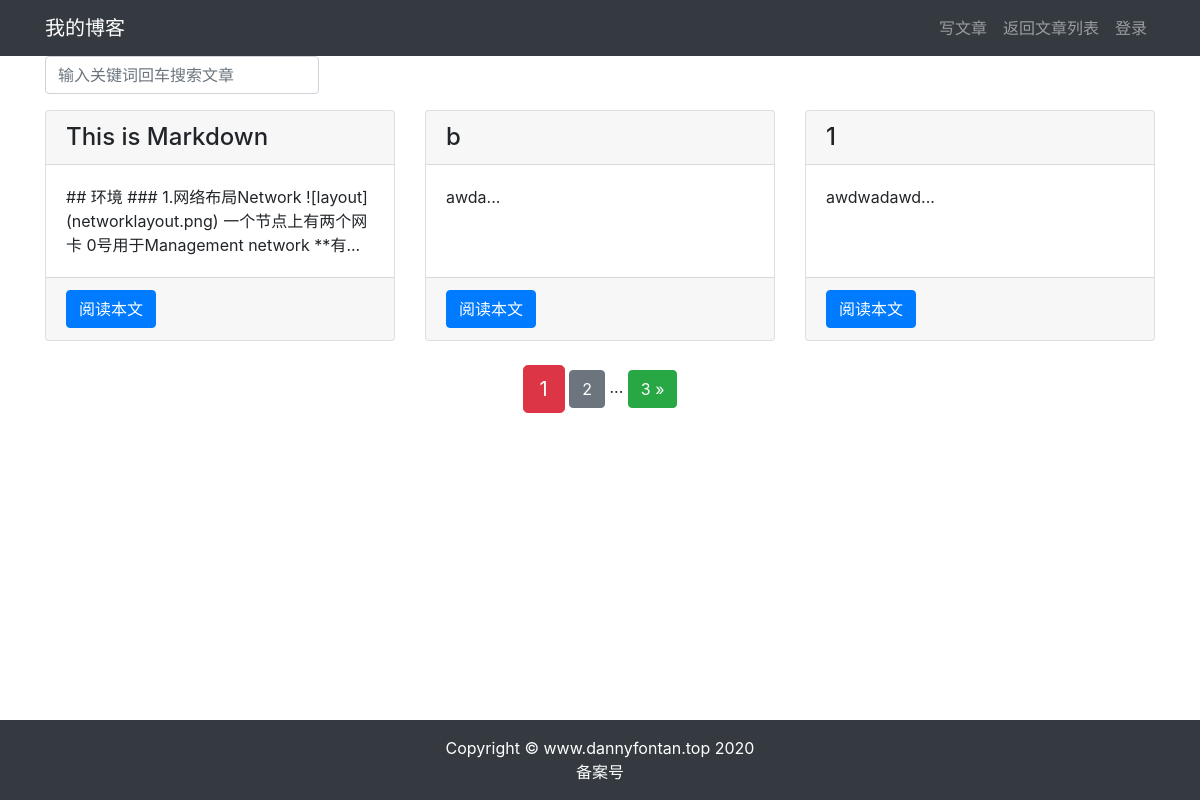
/article/article_list/, run on an earlier commit of the app's database.
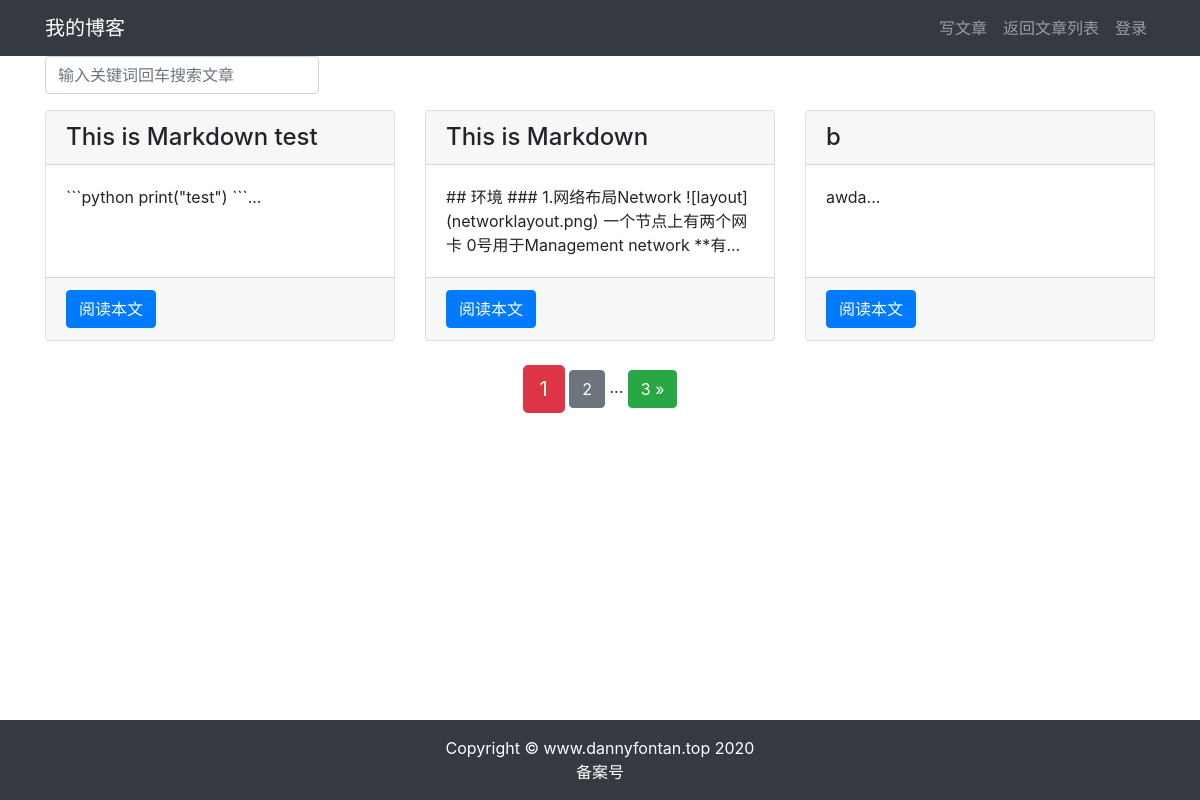
And on a later commit of the database.
### article/models.py (models this page shows, shortened)
class Article(models.Model):
    author = models.ForeignKey(User, on_delete=models.CASCADE)
    title = models.CharField(max_length=100)
    body = models.TextField()
    created = models.DateTimeField(default=timezone.now)
    updated = models.DateTimeField(auto_now=True)
    class Meta:
        ordering = ('-updated',)

### article/views.py (the view)
# urls.py: path('article_list/', views.article_list, name='article_list'),
def article_list(request):
    search = request.GET.get('search')
    if search:
        article_list = Article.objects.filter(
            Q(title__icontains=search) |
            Q(body__icontains=search)
        ).order_by('-created')
    else:
        search = ''
        article_list = Article.objects.all().order_by('-created')
    paginator = Paginator(article_list, 3)
    page = request.GET.get('page')
    articles = paginator.get_page(page)
    context = {'articles': articles, 'search': search}
    return render(request, 'article/list.html', context)

### templates/article/list.html (shortened to what this page needs)
{% extends "base.html" %}
{% load staticfiles %}
{% block content %}
<div class="container">
    <div class="row">
        <div class="col-auto mr-auto">
            <form class="form-inline" >
                <input type="text"
                    class="form-control mb-2 mr-sm-2"
                    name="search"
                    placeholder="输入关键词回车搜索文章"
                    required
                >
            </form>
        </div>
    </div>
    <div class="row mt-2">
        {% for article in articles %}
        <div class="col-4 mb-4">
            <div class="card h-100">
                <h4 class="card-header">{{ article.title }}</h4>
                <div class="card-body">
                    <p class="card-text">{{ article.body|slice:'100' }}...</p>
                </div>
                <div class="card-footer">
                    <a href="{% url 'article:article_detail' article.id %}" class="btn btn-primary">阅读本文</a>
                </div>
            </div>
        </div>
        {% endfor %}
    </div>
    <div class="pagination row">
        <div class="m-auto">
            <span class="step-links">
                <span class="current btn btn-danger btn-lg">
                    {{ articles.number }}
                </span>
                {% if articles.has_next %}
                    <a href="?page={{ articles.next_page_number }}&search={{ search }}"
                       class="btn btn-secondary"
                    >
                        {{ articles.next_page_number }}
                    </a>
                    <span>...</span>
                    <a href="?page={{ articles.paginator.num_pages }}&search={{ search }}"
                       class="btn btn-success"
                    >
                        {{ articles.paginator.num_pages }} &raquo;
                    </a>
                {% endif %}
            </span>
        </div>
    </div>
</div>
{% endblock content %}

### templates/base.html (shortened to what this page needs)
    使用 Django 3 学习的读者改为 {% load static %}
{% load staticfiles %}
<!DOCTYPE html>
<html lang="zh-cn">
<head>
    <link rel="stylesheet" href="{% static 'bootstrap/css/bootstrap.min.css' %}">
    <link rel="stylesheet" href="{% static 'md_css/monokai.css' %}">
</head>
<body>
    {% include 'header.html' %}
    {% block content %}{% endblock content %}
    {% include 'footer.html' %}
</body>
</html>

### templates/header.html
<nav class="navbar navbar-expand-lg navbar-dark bg-dark">
  <div class="container">
    <a class="navbar-brand" href="#">我的博客</a>
    <div>
      <ul class="navbar-nav">
          <li class="nav-item">
            <a class="nav-link" href="{% url 'article:article_create' %}">写文章</a>
          </li>
          <li class="nav-item">
            <a class="nav-link" href="{% url 'article:article_list' %}">返回文章列表</a>
          </li>
          {% if user.is_authenticated %}
          <li class="nav-item dropdown">
              <a class="nav-link dropdown-toggle" href="#" id="navbarDropdown" role="button" data-toggle="dropdown" aria-haspopup="true" aria-expanded="false">
                {{ user.username }}
              </a>
              <div class="dropdown-menu" aria-labelledby="navbarDropdown">
                <a class="dropdown-item" href='{% url "userprofile:logout" %}'>退出登录</a>
              </div>
          </li>
          {% else %}
          <li class="nav-item">
            <a class="nav-link" href="{% url 'userprofile:login' %}">登录</a>
          </li>
          {% endif %}
      </ul>
    </div>
  </div>
</nav>

### templates/footer.html
{% load staticfiles %}
<div>
    <br><br><br>
</div>
<footer class="py-3 bg-dark fixed-bottom">
    <div class="container">
        <p class="m-0 text-center text-white">Copyright &copy; www.dannyfontan.top 2020</p>
        <p class="m-0 text-center text-white">
        <a class="m-0 text-center text-white" href="https://beian.miit.gov.cn/">备案号</a>
        </p>
    </div>
</footer>

What changed in the data, as far as the page shows it:
no longer on this page (row unchanged): Article: title "1", body "awdwadawd"
added Article: title "This is Markdown test", body "```python print(\"test\") ```"
